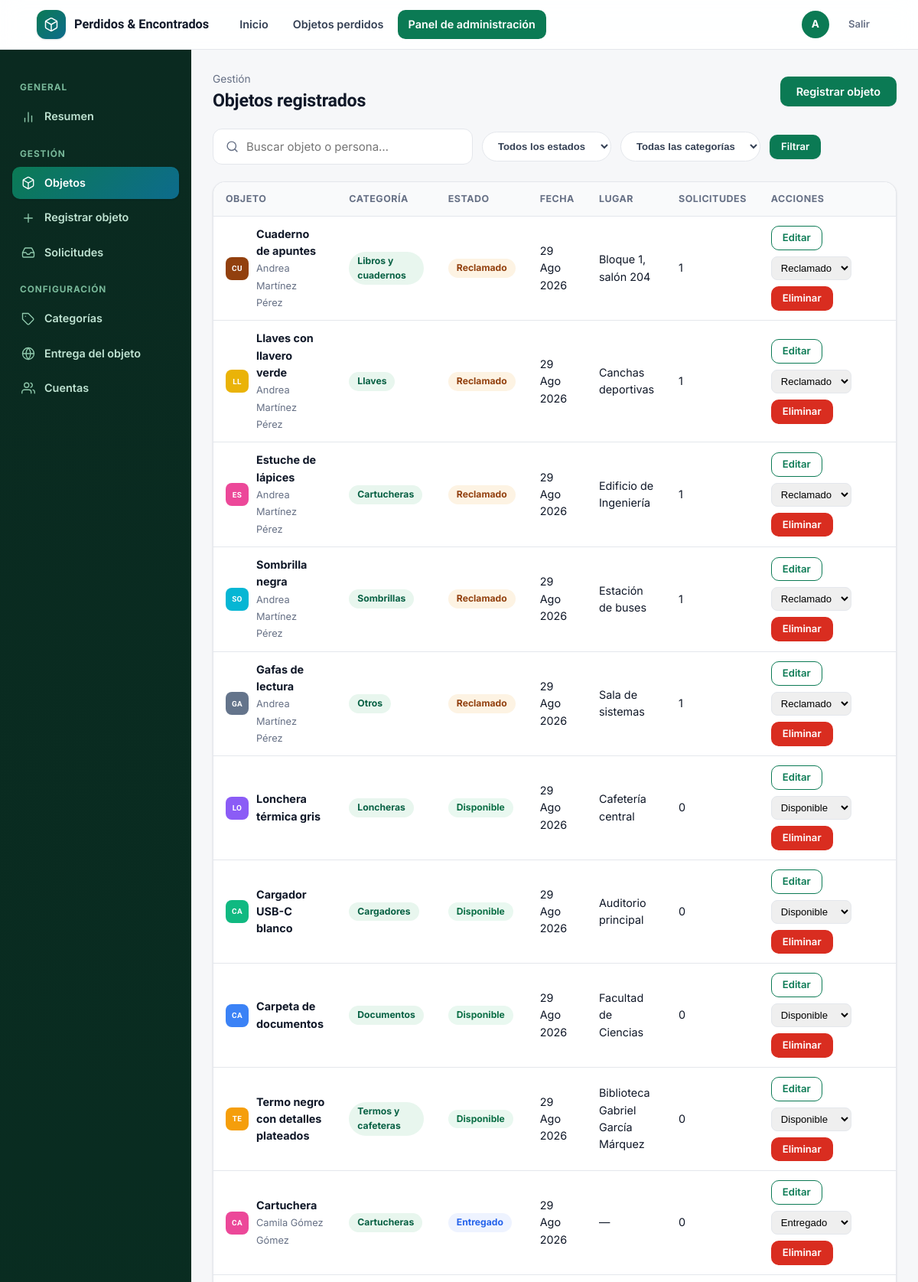
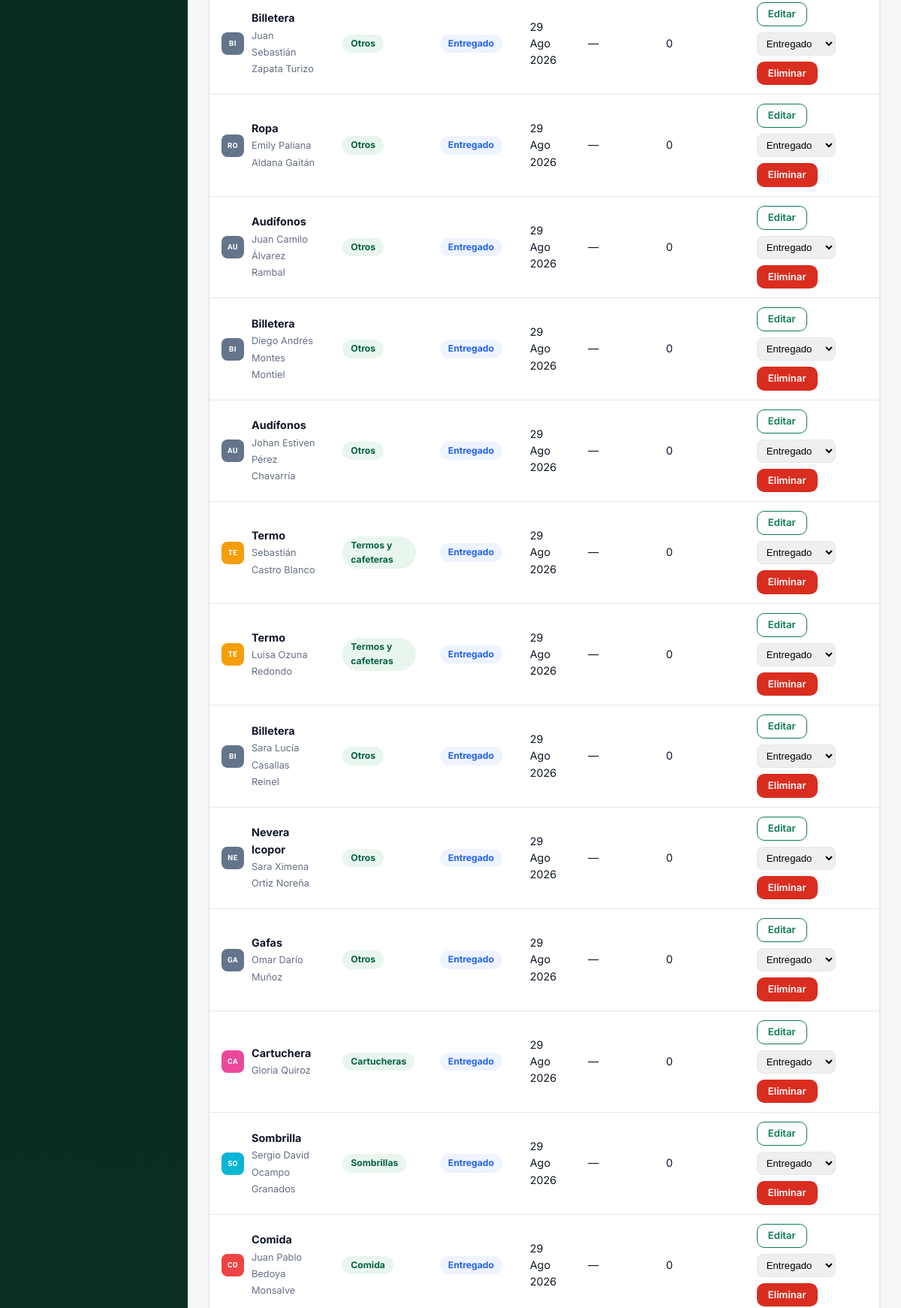
Page /panel/objetos/ (signed in, upper part) on the committed database (2 pictures, top to bottom).
### registro_objetos/models.py (models this page shows, shortened)
class ObjetoReclamado(models.Model):
    class Estados(models.TextChoices):
        DISPONIBLE = 'disponible', 'Disponible'
        RECLAMADO = 'reclamado', 'Reclamado'
        ENTREGADO = 'entregado', 'Entregado'
    nombre_objeto = models.CharField('Nombre del objeto', max_length=120, blank=True)
    categoria = models.ForeignKey(
        Categoria, on_delete=models.PROTECT, null=True, blank=True,
        related_name='objetos', verbose_name='Categoría',
    )
    descripcion_objeto = models.TextField('Descripción', blank=True)
    lugar_encontrado = models.CharField('Lugar donde fue encontrado', max_length=150, blank=True)
    fecha_registro = models.DateField('Fecha de registro', auto_now_add=True, null=True)
    foto = models.ImageField('Foto', upload_to='objetos/', blank=True, null=True)
    estado = models.CharField(
        'Estado', max_length=20, choices=Estados.choices,
        default=Estados.DISPONIBLE, db_index=True,
    )
    registrado_por = models.ForeignKey(
        settings.AUTH_USER_MODEL, on_delete=models.SET_NULL, null=True, blank=True,
        related_name='objetos_registrados', verbose_name='Registrado por',
    )
    nombre_persona = models.CharField('Nombre de quien reclama', max_length=100, blank=True)
    tipo_documento = models.CharField('Tipo de documento', max_length=50, blank=True)
    numero_documento = models.CharField('Número de documento', max_length=50, blank=True)
    telefono = models.CharField('Teléfono', max_length=20, blank=True)
    suministro_correo = models.BooleanField('¿Suministró correo?', default=False)
    correo = models.EmailField('Correo', blank=True, null=True)
    fecha_entrega = models.CharField('Fecha de entrega', max_length=100, blank=True)
    responsable_entrega = models.CharField('Responsable de la entrega', max_length=100, blank=True)
    reclamado_por = models.ForeignKey(
        settings.AUTH_USER_MODEL, on_delete=models.SET_NULL, null=True, blank=True,
        related_name='objetos_reclamados', verbose_name='Reclamado por (usuario)',
    )
    fecha_reclamo = models.DateTimeField('Fecha del reclamo', null=True, blank=True)
    class Meta:
        verbose_name = 'Objeto'
        verbose_name_plural = 'Objetos'
        ordering = ['-fecha_registro', '-id']
    @property
    def etiqueta_categoria(self):
        return self.categoria.nombre if self.categoria else 'Sin categoría'

class Categoria(models.Model):
    nombre = models.CharField('Nombre', max_length=100, unique=True)
    icono = models.CharField(
        'Seña (opcional)', max_length=10, blank=True, default='',
        help_text='Abreviatura corta. Las fichas muestran las iniciales del nombre.',
    )
    color = models.CharField('Color (hex)', max_length=7, default='#0b7a54')
    orden = models.PositiveIntegerField('Orden', default=0)
    class Meta:
        verbose_name = 'Categoría'
        verbose_name_plural = 'Categorías'
        ordering = ['orden', 'nombre']

### registro_objetos/views.py (the view)
# urls.py: path('panel/objetos/', views.panel_objetos, name='panel_objetos'),
@staff_member_required
def panel_objetos(request):
    q = request.GET.get('q', '').strip()
    estado = request.GET.get('estado', '')
    categoria_id = request.GET.get('categoria', '') or None
    qs = ObjetoReclamado.objects.select_related('categoria', 'registrado_por').all()
    if estado:
        qs = qs.filter(estado=estado)
    if categoria_id:
        qs = qs.filter(categoria_id=categoria_id)
    if q:
        qs = stats.buscar_objetos(q)
    return render(request, 'panel/objetos_lista.html', {
        'objetos': qs,
        'categorias': Categoria.objects.all(),
        'estados': ObjetoReclamado.Estados.choices,
        'q': q, 'estado': estado, 'categoria_id': categoria_id,
    })

### registro_objetos/context_processors.py (called while the page is built, shortened)
def globales(request):
    datos = {
        'GOOGLE_OAUTH_CONFIGURADO': bool(
            settings.GOOGLE_OAUTH_CLIENT_ID and settings.GOOGLE_OAUTH_CLIENT_SECRET
        ),
        'DOMINIOS_PERMITIDOS': settings.ALLOWED_EMAIL_DOMAINS,
    }
    if request.user.is_authenticated and request.user.is_staff:
        from .models import SolicitudReclamacion
        datos['solicitudes_pendientes'] = (
            SolicitudReclamacion.objects
            .filter(estado__in=[
                SolicitudReclamacion.Estados.PENDIENTE,
                SolicitudReclamacion.Estados.APELADA,
            ])
            .count()
        )
    return datos

### registro_objetos/templates/panel/objetos_lista.html (shortened to what this page needs)
{% extends 'panel/base.html' %}
{% block panel_content %}
<div class="panel-titulo">
  <div>
    <div class="crumb">Gestión</div>
    <h1>Objetos registrados</h1>
  </div>
  <a href="{% url 'panel_objeto_nuevo' %}" class="btn btn-primary">Registrar objeto</a>
</div>
<form method="get" class="filtros-busqueda" autocomplete="off">
  <div class="caja-busqueda" style="max-width:340px">
    <svg viewBox="0 0 24 24" fill="none" stroke="currentColor" stroke-width="2" stroke-linecap="round"><circle cx="11" cy="11" r="8"/><line x1="21" y1="21" x2="16.65" y2="16.65"/></svg>
    <input type="search" name="q" value="{{ q }}" placeholder="Buscar objeto o persona…">
  </div>
  <select name="estado" class="cat-chip" style="padding:10px 16px">
    <option value="">Todos los estados</option>
  </select>
  <select name="categoria" class="cat-chip" style="padding:10px 16px">
    <option value="">Todas las categorías</option>
  </select>
  <button type="submit" class="btn btn-primary btn-sm">Filtrar</button>
</form>
<div class="card" style="overflow:auto">
  <table class="tabla">
    <thead>
      <tr>
        <th>Objeto</th>
        <th>Categoría</th>
        <th>Estado</th>
        <th>Fecha</th>
        <th>Lugar</th>
        <th>Solicitudes</th>
        <th style="width:230px">Acciones</th>
      </tr>
    </thead>
    <tbody>
      {% for obj in objetos %}
      <tr>
        <td>
          <div class="flex">
            <span class="chip-icono sm" style="background:{{ obj.categoria.color|default:'#0b7a54' }};color:#fff">{{ obj.nombre_objeto|slice:":2"|default:'—'|upper }}</span>
            <div>
              <b>{{ obj.nombre_objeto }}</b>
              {% if obj.nombre_persona %}<br><span class="muted" style="font-size:.8rem">{{ obj.nombre_persona }}</span>{% endif %}
            </div>
          </div>
        </td>
        <td><span class="badge badge-cat">{{ obj.etiqueta_categoria }}</span></td>
        <td><span class="badge badge-{{ obj.estado }}">{{ obj.get_estado_display }}</span></td>
        <td>{{ obj.fecha_registro|date:'d M Y'|default:'—' }}</td>
        <td>{{ obj.lugar_encontrado|default:'—' }}</td>
        <td>{{ obj.solicitudes.count }}</td>
        <td>
          <div class="acciones" style="flex-wrap:wrap">
            <a href="{% url 'panel_objeto_editar' obj.pk %}" class="btn btn-sm btn-outline">Editar</a>
            <form method="post" action="{% url 'panel_objeto_estado' obj.pk %}" style="display:flex;gap:6px;align-items:center">
              <select name="estado" onchange="this.form.submit()" style="padding:6px 8px;border:1px solid var(--line);border-radius:8px;font-size:.82rem">
                {% for valor, etiqueta in estados %}
                  <option value="{{ valor }}" {% if obj.estado == valor %}selected{% endif %}>{{ etiqueta }}</option>
                {% endfor %}
              </select>
            </form>
            <form method="post" action="{% url 'panel_objeto_eliminar' obj.pk %}" data-confirm="¿Eliminar este objeto? La acción no se puede deshacer.">
              <button type="submit" class="btn btn-sm btn-danger" title="Eliminar">Eliminar</button>
            </form>
          </div>
        </td>
      </tr>
      {% empty %}
      <tr><td colspan="7">
        <div class="vacio"><p>Aún no hay objetos que coincidan con el filtro.</p></div>
      </td></tr>
      {% endfor %}
    </tbody>
  </table>
</div>
{% endblock %}

### registro_objetos/templates/objetos/base.html (shortened to what this page needs)
{% load static %}
<!doctype html>
<html lang="es">
<head>
  <link rel="stylesheet" href="{% static 'css/estilos.css' %}">
</head>
<body class="{% block body_class %}{% endblock %}">
  <header class="navbar">
    <div class="container">
      <a href="{% url 'inicio' %}" class="brand">
        <span class="brand-mark">
        </span>
        <span>Perdidos &amp; Encontrados</span>
      </a>
      <nav class="nav-links">
        <a href="{% url 'inicio' %}" class="{% if request.resolver_match.url_name == 'inicio' %}active{% endif %}">Inicio</a>
        {% if user.is_authenticated %}
          <a href="{% url 'lista_objetos' %}" class="{% if request.resolver_match.url_name == 'lista_objetos' %}active{% endif %}">Objetos perdidos</a>
          {% if user.is_staff %}
            <a href="{% url 'panel_inicio' %}" class="{% if 'panel' in request.resolver_match.url_name %}active{% endif %}">Panel de administración</a>
          {% endif %}
        {% endif %}
      </nav>
      <div class="nav-actions">
        {% if user.is_authenticated %}
          {% if not user.is_staff %}
            <span class="avatar" title="{{ user.get_full_name|default:user.username }}">{{ user.username|slice:":1"|upper }}</span>
          {% else %}
            <a href="{% url 'panel_inicio' %}" class="avatar" title="Panel de administración" style="text-decoration:none">{{ user.username|slice:":1"|upper }}</a>
          {% endif %}
          <form action="{% url 'logout' %}" method="post" style="margin:0">
            <button type="submit" class="btn btn-ghost btn-sm">Salir</button>
          </form>
        {% else %}
          <a href="{% url 'login' %}" class="btn btn-sm btn-primary">Iniciar sesión</a>
        {% endif %}
      </div>
    </div>
  </header>
  {% block content %}{% endblock %}
</body>
</html>

### rows in the picture
ObjetoReclamado: nombre_objeto "CU", nombre_objeto "Cuaderno de apuntes", nombre_persona "Andrea Martínez Pérez", etiqueta_categoria "Libros y cuadernos", estado "Reclamado", fecha_registro "29 Ago 2026", lugar_encontrado "Bloque 1, salón 204", solicitudes.count "1"
ObjetoReclamado: nombre_objeto "LL", nombre_objeto "Llaves con llavero verde", nombre_persona "Andrea Martínez Pérez", etiqueta_categoria "Llaves", estado "Reclamado", fecha_registro "29 Ago 2026", lugar_encontrado "Canchas deportivas", solicitudes.count "1"
ObjetoReclamado: nombre_objeto "ES", nombre_objeto "Estuche de lápices", nombre_persona "Andrea Martínez Pérez", etiqueta_categoria "Cartucheras", estado "Reclamado", fecha_registro "29 Ago 2026", lugar_encontrado "Edificio de Ingeniería", solicitudes.count "1"
ObjetoReclamado: nombre_objeto "SO", nombre_objeto "Sombrilla negra", nombre_persona "Andrea Martínez Pérez", etiqueta_categoria "Sombrillas", estado "Reclamado", fecha_registro "29 Ago 2026", lugar_encontrado "Estación de buses", solicitudes.count "1"
ObjetoReclamado: nombre_objeto "GA", nombre_objeto "Gafas de lectura", nombre_persona "Andrea Martínez Pérez", etiqueta_categoria "Otros", estado "Reclamado", fecha_registro "29 Ago 2026", lugar_encontrado "Sala de sistemas", solicitudes.count "1"
ObjetoReclamado: nombre_objeto "LO", nombre_objeto "Lonchera térmica gris", etiqueta_categoria "Loncheras", estado "Disponible", fecha_registro "29 Ago 2026", lugar_encontrado "Cafetería central", solicitudes.count "0"
ObjetoReclamado: nombre_objeto "CA", nombre_objeto "Cargador USB-C blanco", etiqueta_categoria "Cargadores", estado "Disponible", fecha_registro "29 Ago 2026", lugar_encontrado "Auditorio principal", solicitudes.count "0"
ObjetoReclamado: nombre_objeto "CA", nombre_objeto "Carpeta de documentos", etiqueta_categoria "Documentos", estado "Disponible", fecha_registro "29 Ago 2026", lugar_encontrado "Facultad de Ciencias", solicitudes.count "0"
ObjetoReclamado: nombre_objeto "TE", nombre_objeto "Termo negro con detalles plateados", etiqueta_categoria "Termos y cafeteras", estado "Disponible", fecha_registro "29 Ago 2026", lugar_encontrado "Biblioteca Gabriel García Márquez", solicitudes.count "0"
ObjetoReclamado: nombre_objeto "CA", nombre_objeto "Cartuchera", nombre_persona "Camila Gómez Gómez", etiqueta_categoria "Cartucheras", estado "Entregado", fecha_registro "29 Ago 2026", lugar_encontrado "—", solicitudes.count "0"
ObjetoReclamado: nombre_objeto "BI", nombre_objeto "Billetera", nombre_persona "Juan Sebastián Zapata Turizo", etiqueta_categoria "Otros", estado "Entregado", fecha_registro "29 Ago 2026", lugar_encontrado "—", solicitudes.count "0"
ObjetoReclamado: nombre_objeto "RO", nombre_objeto "Ropa", nombre_persona "Emily Paliana Aldana Gaitán", etiqueta_categoria "Otros", estado "Entregado", fecha_registro "29 Ago 2026", lugar_encontrado "—", solicitudes.count "0"
ObjetoReclamado: nombre_objeto "AU", nombre_objeto "Audífonos", nombre_persona "Juan Camilo Álvarez Rambal", etiqueta_categoria "Otros", estado "Entregado", fecha_registro "29 Ago 2026", lugar_encontrado "—", solicitudes.count "0"
ObjetoReclamado: nombre_objeto "BI", nombre_objeto "Billetera", nombre_persona "Diego Andrés Montes Montiel", etiqueta_categoria "Otros", estado "Entregado", fecha_registro "29 Ago 2026", lugar_encontrado "—", solicitudes.count "0"
ObjetoReclamado: nombre_objeto "AU", nombre_objeto "Audífonos", nombre_persona "Johan Estiven Pérez Chavarría", etiqueta_categoria "Otros", estado "Entregado", fecha_registro "29 Ago 2026", lugar_encontrado "—", solicitudes.count "0"
ObjetoReclamado: nombre_objeto "TE", nombre_objeto "Termo", nombre_persona "Sebastián Castro Blanco", etiqueta_categoria "Termos y cafeteras", estado "Entregado", fecha_registro "29 Ago 2026", lugar_encontrado "—", solicitudes.count "0"
ObjetoReclamado: nombre_objeto "TE", nombre_objeto "Termo", nombre_persona "Luisa Ozuna Redondo", etiqueta_categoria "Termos y cafeteras", estado "Entregado", fecha_registro "29 Ago 2026", lugar_encontrado "—", solicitudes.count "0"
ObjetoReclamado: nombre_objeto "BI", nombre_objeto "Billetera", nombre_persona "Sara Lucía Casallas Reinel", etiqueta_categoria "Otros", estado "Entregado", fecha_registro "29 Ago 2026", lugar_encontrado "—", solicitudes.count "0"
ObjetoReclamado: nombre_objeto "NE", nombre_objeto "Nevera Icopor", nombre_persona "Sara Ximena Ortiz Noreña", etiqueta_categoria "Otros", estado "Entregado", fecha_registro "29 Ago 2026", lugar_encontrado "—", solicitudes.count "0"
ObjetoReclamado: nombre_objeto "GA", nombre_objeto "Gafas", nombre_persona "Omar Darío Muñoz", etiqueta_categoria "Otros", estado "Entregado", fecha_registro "29 Ago 2026", lugar_encontrado "—", solicitudes.count "0"
ObjetoReclamado: nombre_objeto "CA", nombre_objeto "Cartuchera", nombre_persona "Gloria Quiroz", etiqueta_categoria "Cartucheras", estado "Entregado", fecha_registro "29 Ago 2026", lugar_encontrado "—", solicitudes.count "0"
ObjetoReclamado: nombre_objeto "SO", nombre_objeto "Sombrilla", nombre_persona "Sergio David Ocampo Granados", etiqueta_categoria "Sombrillas", estado "Entregado", fecha_registro "29 Ago 2026", lugar_encontrado "—", solicitudes.count "0"
ObjetoReclamado: nombre_objeto "CO", nombre_objeto "Comida", nombre_persona "Juan Pablo Bedoya Monsalve", etiqueta_categoria "Comida", estado "Entregado", fecha_registro "29 Ago 2026", lugar_encontrado "—", solicitudes.count "0"

### other values in the picture
{{ user.username|slice:":1"|upper }} "A"
